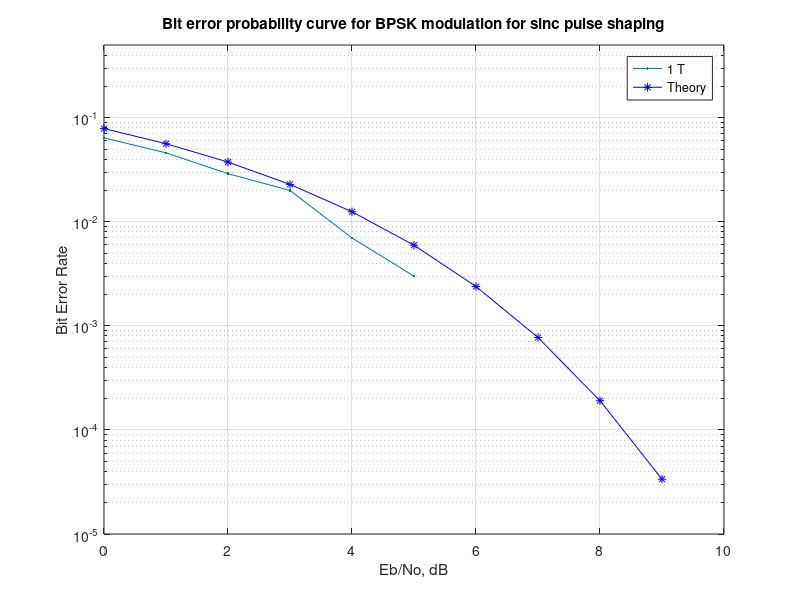

Recreate this plot in MATLAB.
% PRABHAT KUMAR RAI --- EE18MTECH01005
% PROBLEM  -- BPSK WITH SINC PULSE SHAPING & RECEPTION WITH MATCHED FILTER
% with different sampling instances 1T,1.3T,1.6T
clear all; close all; clc;

% input signal generation with 0 or 1
N=1000;
x_in=rand(1,N)>0.5; 

% bpsk generation 
x_bpsk=2*x_in-1; % conversion into bpsk bits i.e. (1 or -1)

% upsampling the bpsk signal
samp_fact=2;
x_up=upsample(x_bpsk,samp_fact);      % upsampling by 2
%a=1:0.3:1.6;                      % T=1T, T=1.3T, T=1.6T

%for off=1:length(a)
% sinc pulse shaping
lin = linspace(-50,50,21);
%lin=-10*a:(a*1/2):10*a;        % -nT:T/l:nT  T=1, n=10 l=2
%lin=-10:0.5:10;
y1 = sinc(lin);
%stem(y1);
y  = y1/norm(y1);
sinc_shap=conv(x_up,y); % sinc pulse shaping

%-----NOISE GENERATION & ADDITION TO SIGNAl
noise=randn(1,length(sinc_shap));
comp_noise=1/sqrt(2)*(noise+1i*noise); % guassian noise mean=0 variance=1 (approximately)
comp_noise=1/sqrt(2)*noise;
Eb_No_dB = [0:9]; % different Eb/N values

for r = 1:length(Eb_No_dB)
    
    % Noise addition
    corrp = sinc_shap + 10^(-Eb_No_dB(r)/20)*comp_noise;
    
    %----Matched filter
    h_match=conv(conj(y),corrp);
    
    % choosing only best samples of length l*N
    h_match=real(h_match);
    
    h_best=h_match(((length(h_match)/2 + 1)-(samp_fact*N/2)):((length(h_match)/2)+(samp_fact*N/2)));  

    % down sampling
    k_down=downsample(h_best,samp_fact);   % down sampling by 2

    % Demodulating the signal
    out=[];
    for q=1:length(k_down)
        if k_down(q)>0
            out1=1;
        else
            out1=0;  
        end
        out=[out out1];
    end 
    out; % output after demodulation
    out5 = k_down > 0;
    % calculating the number of bit errors
    nError(r) = biterr(x_in , out5);
    simulation_Ber = nError/N; % simulated ber
end
x=simulation_Ber;
semilogy(Eb_No_dB,simulation_Ber,'.-'); axis([0 10 10^-5 0.5]);
hold on;
%end
hold on;
theory_Ber = 0.5*erfc(sqrt(10.^(Eb_No_dB/10))); % theoretical ber 
semilogy(Eb_No_dB,theory_Ber,'b*-'); hold on
legend('1 T','Theory'); xlabel('Eb/No, dB');
axis([0 10 10^-5 0.5]); grid on;
ylabel('Bit Error Rate'); 
title('Bit error probability curve for BPSK modulation for sinc pulse shaping');